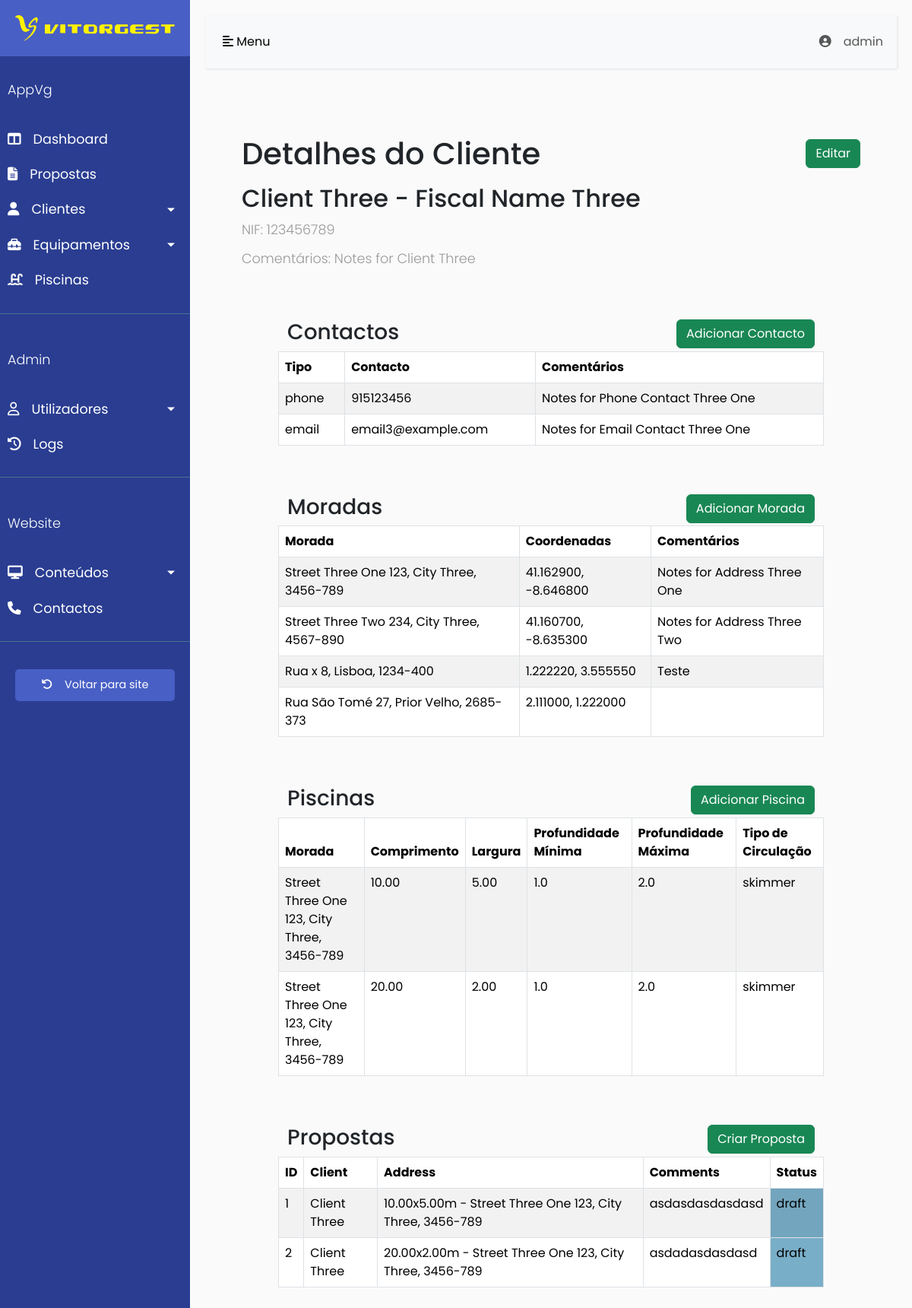
The app's page /backoffice/clients/3/ (signed in) with its own data.
### backoffice/models/user.py (models this page shows)
class User(AbstractUser):
    class Role(models.TextChoices):
        ADMIN = "ADMIN", 'Admin'
        OFFICE = "OFFICE", 'Escritório'
        TECHNICIAN = "TECHNICIAN", 'Técnico'
    role = models.CharField(max_length=100, choices=Role.choices)
    phone_number = models.CharField(max_length=20, blank=True)

### backoffice/models/client.py (models this page shows, shortened)
class Client(models.Model):
    client = models.IntegerField()
    name = models.CharField(max_length=100)
    fiscal_name = models.CharField(max_length=100)
    tax_number = models.CharField(max_length=20)
    notes = models.TextField(null=True, blank=True)
    def __str__(self):
        return self.name

class Contact(models.Model):
    client = models.ForeignKey(Client, on_delete=models.CASCADE)
    type = models.CharField(max_length=20, choices=CONTACT_TYPE, default='phone')
    contact = models.CharField(max_length=20, blank=True)
    notes = models.TextField(null=True, blank=True)

class Address(models.Model):
    client = models.ForeignKey(Client, on_delete=models.CASCADE)
    street = models.CharField(max_length=100)
    number = models.CharField(max_length=10)
    city = models.CharField(max_length=100)
    postal_code = models.CharField(max_length=10)
    coordinate_x = models.DecimalField(max_digits=9, decimal_places=6)
    coordinate_y = models.DecimalField(max_digits=9, decimal_places=6)
    notes = models.TextField(null=True, blank=True)
    def __str__(self):
        return f"{self.street} {self.number}, {self.city}, {self.postal_code}"

### backoffice/models/pool.py (models this page shows, shortened)
class Pool(models.Model):
    address = models.ForeignKey(Address, on_delete=models.CASCADE, related_name='pools')
    length = models.DecimalField(max_digits=5, decimal_places=2)
    width = models.DecimalField(max_digits=5, decimal_places=2)
    min_depth = models.FloatField()
    max_depth = models.FloatField()
    volume = models.FloatField(blank=True, null=True)
    surface_area = models.FloatField(blank=True, null=True)
    circulation_type = models.CharField(max_length=50, choices=CIRCULATION_TYPE, default='skimmer')
    def __str__(self):
        return f"{self.length}x{self.width}m - {self.address}"

### backoffice/models/quotation.py (models this page shows, shortened)
class Quotation(models.Model):
    quotation_id = models.CharField(max_length=20, unique=True, blank=True)
    quotation_type = models.CharField(max_length=20, choices=QUOTATION_TYPE_CHOICES, default='equipment')
    client = models.ForeignKey(Client, on_delete=models.CASCADE)
    client_address = models.CharField(max_length=50, null=True, blank=True)
    client_phone = models.CharField(max_length=50, null=True, blank=True)
    client_email = models.CharField(max_length=50, null=True, blank=True)
    equipments = models.ManyToManyField(Equipment)
    pool = models.ForeignKey(Pool, on_delete=models.SET_NULL, null=True, blank=True)
    date = models.DateField()
    date_created = models.DateTimeField(auto_now_add=True)
    date_updated = models.DateTimeField(auto_now=True)
    greetings = models.TextField()
    extra_recommendations = models.ManyToManyField(Equipment, related_name='extra_recommendations')
    comments = models.TextField()
    labor_rate = models.IntegerField(null=True, blank=True, default=0)
    transportation_fee = models.IntegerField(null=True, blank=True, default=0)
    status = models.CharField(max_length=20, choices=STATUS_CHOICES, default='draft')

### backoffice/views/client_views.py (the view)
# urls.py: path('clients/<int:client_id>/', login_required(client_views.client_details), name='client_details'),
def client_details(request, client_id):
    client = get_object_or_404(Client, id=client_id)
    addresses = client.address_set.all()
    quotations = client.quotation_set.all()
    pools = []
    for address in addresses:
        for pool in address.pools.all():
            pools.append(pool)
    context = {
        'client': client,
        'addresses': addresses,
        'quotations': quotations,
        'pools': pools
    }
    return render(request, 'client/client_details.html', context)

### backoffice/templates/client/client_details.html
{% extends "base.html" %}
{% block content %}
    <div class="row align-items-center mb-3">
        <div class="col">
            <h1 class="mb-0">Detalhes do Cliente</h1>
        </div>
        <div class="col text-end">
            <a href="{% url 'edit_client' client_id=client.id %}" class="btn btn-success float-right">Editar</a>
        </div>
    </div>
    <div class="row">
        <div class="col">
            <h2>{{ client.name }} - {{ client.fiscal_name }}</h2>
            <p class="mb-2">NIF: {{ client.tax_number }}</p>
            <p>Comentários: {{ client.notes }}</p>
        </div>
    </div>
    <div class="row m-5">
        <div class="d-flex justify-content-between">
            <div class="">
                <h3>Contactos</h3>
            </div>
            <div class="">
                <a href="{% url 'new_contact_client' client_id=client.id %}" class="btn btn-success float-right">Adicionar
                    Contacto</a>
            </div>
        </div>
        <table class="table table-striped table-bordered table-hover">
            <thead>
            <tr>
                <th>Tipo</th>
                <th>Contacto</th>
                <th>Comentários</th>
            </tr>
            </thead>
            <tbody>
            {% for contact in client.contact_set.all %}
                <tr>
                    <td>{{ contact.type }}</td>
                    <td>{{ contact.contact }}</td>
                    <td>{{ contact.notes }}</td>
                </tr>
            {% empty %}
                <tr>
                    <td colspan="2">Não existem contactos.</td>
                </tr>
            {% endfor %}
            </tbody>
        </table>
    </div>
    <div class="row m-5">
        <div class="d-flex justify-content-between">
            <div>
                <h3>Moradas</h3>
            </div>
            <div>
                <a href="{% url 'new_address_client' client_id=client.id %}" class="btn btn-success float-right">Adicionar
                    Morada</a>
            </div>
        </div>
        <table class="table table-striped table-bordered table-hover">
            <thead>
            <tr>
                <th>Morada</th>
                <th>Coordenadas</th>
                <th>Comentários</th>
            </tr>
            </thead>
            <tbody>
            {% for address in addresses %}
                <tr>
                    <td>{{ address }}</td>
                    <td>{{ address.coordinate_x }}, {{ address.coordinate_y }}</td>
                    <td>{{ address.notes }}</td>
                </tr>
            {% empty %}
                <tr>
                    <td colspan="3">Não existem contactos.</td>
                </tr>
            {% endfor %}
            </tbody>
        </table>
    </div>
    <div class="row m-5">
        <div class="d-flex justify-content-between">
            <div>
                <h3>Piscinas</h3>
            </div>
            <div>
                <a href="{% url 'new_pool_client' client_id=client.id %}" class="btn btn-success float-right">Adicionar
                    Piscina</a>
            </div>
        </div>
        <table class="table table-striped table-bordered table-hover">
            <thead>
            <tr>
                <th>Morada</th>
                <th>Comprimento</th>
                <th>Largura</th>
                <th>Profundidade Mínima</th>
                <th>Profundidade Máxima</th>
                <th>Tipo de Circulação</th>
            </tr>
            </thead>
            <tbody>
            {% for pool in pools %}
                <tr>
                    <td>{{ pool.address }}</td>
                    <td>{{ pool.length }}</td>
                    <td>{{ pool.width }}</td>
                    <td>{{ pool.min_depth }}</td>
                    <td>{{ pool.max_depth }}</td>
                    <td>{{ pool.circulation_type }}</td>
                </tr>
            {% empty %}
                <tr>
                    <td colspan="6">No pools found.</td>
                </tr>
            {% endfor %}
            </tbody>
        </table>
    </div>
    <div class="row m-5">
        <div class="d-flex justify-content-between">
            <div>
                <h3>Propostas</h3>
            </div>
            <div>
                <a href="{% url 'new_quotation' client_id=client.id %}" class="btn btn-success float-right">Criar
                    Proposta</a>
            </div>
        </div>
        <table class="table table-striped table-bordered table-hover">
            <thead>
            <tr>
                <th>ID</th>
                <th>Client</th>
                <th>Address</th>
                <th>Comments</th>
                <th>Status</th>
            </tr>
            </thead>
            <tbody>
            {% for quotation in quotations %}
                <tr>
                    <td><a href="{% url 'quotation_details' quotation.id %}">{{ quotation.id }}</a></td>
                    <td>{{ quotation.client }}</td>
                    <td>{{ quotation.pool }}</td>
                    <td>{{ quotation.comments }}</td>
                    {% if quotation.status == "draft" %}
                        <td class="table-cell-blue">{{ quotation.status }}</td>
                    {% elif quotation.status == "sent" %}
                        <td class="table-cell-yellow">{{ quotation.status }}</td>
                    {% elif quotation.status == "approved" %}
                        <td class="table-cell-green">{{ quotation.status }}</td>
                    {% elif quotation.status == "rejected" %}
                        <td class="table-cell-red">{{ quotation.status }}</td>
                    {% endif %}
                </tr>
            {% endfor %}
            </tbody>
        </table>
    </div>
{% endblock %}

### backoffice/templates/base.html (shortened to what this page needs)
<!DOCTYPE html>
<html lang="en">
<head>
    {% load bootstrap5 %}
    {% bootstrap_css %}
    {% load static %}
    {% include 'styles.html' %}
<link href="{% static 'django_select2/django_select2.css' %}" rel="stylesheet">
</head>
<body>
<div class="wrapper">
    <nav id="sidebar">
        <div class="sidebar-header">
            <img src="{% static 'img/site-banner.png' %}" style="max-width: 100%; height: auto;">
        </div>
        <ul class="list-unstyled components">
            <p>AppVg</p>
            <li>
                <a href="{% url 'dashboard' %}"><i class="fas fa-columns icon-text"></i>Dashboard</a>
            </li>
            <li>
                <a href="{% url 'quotations' %}"><i class="fas fa-file-alt icon-text"></i>Propostas</a>
            </li>
            <li>
                <a href="#clientsSubmenu" data-toggle="collapse" aria-expanded="false"
                   class="dropdown-toggle"><i class="fas fa-user icon-text"></i>Clientes</a>
            </li>
            <li>
                <a href="#equipmentsSubmenu" data-toggle="collapse" aria-expanded="false" class="dropdown-toggle"><i
                        class="fas fa-toolbox icon-text"></i>Equipamentos</a>
            </li>
            <li>
                <a href="{% url 'pools' %}"><i class="fas fa-swimming-pool icon-text"></i>Piscinas</a>
            </li>
        </ul>
        <ul class="list-unstyled components">
            <p>Admin</p>
            <li>
                <a href="#usersSubmenu" data-toggle="collapse" aria-expanded="false"
                   class="dropdown-toggle"><i class="far fa-user icon-text"></i>Utilizadores</a>
            </li>
            <li>
                <a href="#"><i class="fas fa-history icon-text"></i>Logs</a>
            </li>
        </ul>
        <ul class="list-unstyled components">
            <p>Website</p>
            <li>
                <a href="#contentSubmenu" data-toggle="collapse" aria-expanded="false"
                   class="dropdown-toggle"><i class="fas fa-desktop icon-text"></i>Conteúdos</a>
            </li>
            <li>
                <a href="#"><i class="fas fa-phone icon-text"></i>Contactos</a>
            </li>
        </ul>
        <ul class="list-unstyled CTAs">
            <li>
                <a href="{% url 'index' %}" class="article"><i class="fas fa-undo icon-text"></i>Voltar para site</a>
            </li>
        </ul>
    </nav>
    <div id="content">
        <nav class="navbar navbar-expand-lg navbar-light bg-light pr-4">
            <div class="collapse navbar-collapse" id="navbarNavDropdown">
                <button type="button" id="sidebarCollapse" class="btn btn-light">
                    <i class="fas fa-align-left"></i>
                    <span>Menu</span>
                </button>
                <ul class="navbar-nav ms-auto">
                    <li class="nav-item dropdown">
                        <a class="nav-link" href="#" id="navbarDropdownMenuLink" role="button"
                           data-toggle="dropdown" aria-haspopup="true" aria-expanded="false">
                            <i class="fas fa-user-circle icon-text"></i>{{ user.username }}
                        </a>
                    </li>
                </ul>
            </div>
        </nav>
        <div class="p-5">
            {% block content %}
            {% endblock %}
        </div>
    </div>
</div>
</body>
</html>

### backoffice/static/css/sidebar.css (style rules this page uses)
body { font-family: 'Poppins', sans-serif; background: #fafafa; }
p { font-family: 'Poppins', sans-serif; font-size: 1.1em; font-weight: 300; line-height: 1.7em; color: #999; }
a, a:hover, a:focus { color: inherit; text-decoration: none; transition: all 0.3s; }
.navbar { padding: 15px 10px; background: #fff; border: none; border-radius: 0; margin-bottom: 40px; box-shadow: 1px 1px 3px rgba(0, 0, 0, 0.1); }
.wrapper { display: flex; width: 100%; align-items: stretch; }
#sidebar { min-width: 250px; max-width: 250px; background: #2a3d91; color: #fff; transition: all 0.3s; }
#sidebar .sidebar-header { padding: 20px; background: #485fc5; }
#sidebar ul.components { padding: 20px 0; border-bottom: 1px solid #47748b; }
#sidebar ul p { color: #fff; padding: 10px; }
#sidebar ul li a { padding: 10px; font-size: 1.1em; display: block; }
a[data-toggle="collapse"] { position: relative; }
.dropdown-toggle::after { display: block; position: absolute; top: 50%; right: 20px; transform: translateY(-50%); }
ul.CTAs { padding: 20px; }
ul.CTAs a { text-align: center; font-size: 0.9em !important; display: block; border-radius: 5px; margin-bottom: 5px; }
a.article, a.article:hover { background: #485fc5 !important; color: #fff !important; }
#content { width: 100%; padding: 20px; min-height: 100vh; transition: all 0.3s; }
.icon-text { margin-right: 16px; }

### backoffice/static/css/tables.css (style rules this page uses)
.table-cell-blue { background-color: #79aec8 !important; }

### records on screen
User: username "admin"
Client: name "Client Three", fiscal_name "Fiscal Name Three", tax_number "123456789", notes "Notes for Client Three"
Contact: type "phone", contact "915123456", notes "Notes for Phone Contact Three One"
Contact: type "email", contact "email3@example.com", notes "Notes for Email Contact Three One"
Address: street+number+city "Street Three One 123, City Three, 3456-789", coordinate_x "41.162900", coordinate_y "-8.646800", notes "Notes for Address Three One"
Address: street+number+city "Street Three Two 234, City Three, 4567-890", coordinate_x "41.160700", coordinate_y "-8.635300", notes "Notes for Address Three Two"
Address: street+number+city "Rua x 8, Lisboa, 1234-400", coordinate_x "1.222220", coordinate_y "3.555550", notes "Teste"
Address: street+number+city "Rua São Tomé 27, Prior Velho, 2685-373", coordinate_x "2.111000", coordinate_y "1.222000"
Pool: address "Street Three One 123, City Three, 3456-789", length "10.00", width "5.00", min_depth "1.0", max_depth "2.0", circulation_type "skimmer"
Pool: address "Street Three One 123, City Three, 3456-789", length "20.00", width "2.00", min_depth "1.0", max_depth "2.0", circulation_type "skimmer"
Quotation: id "1", client "Client Three", pool "10.00x5.00m - Street Three One 123, City Three, 3456-789", comments "asdasdasdasdasd", status "draft"
Quotation: id "2", client "Client Three", pool "20.00x2.00m - Street Three One 123, City Three, 3456-789", comments "asdadasdasdasd", status "draft"
